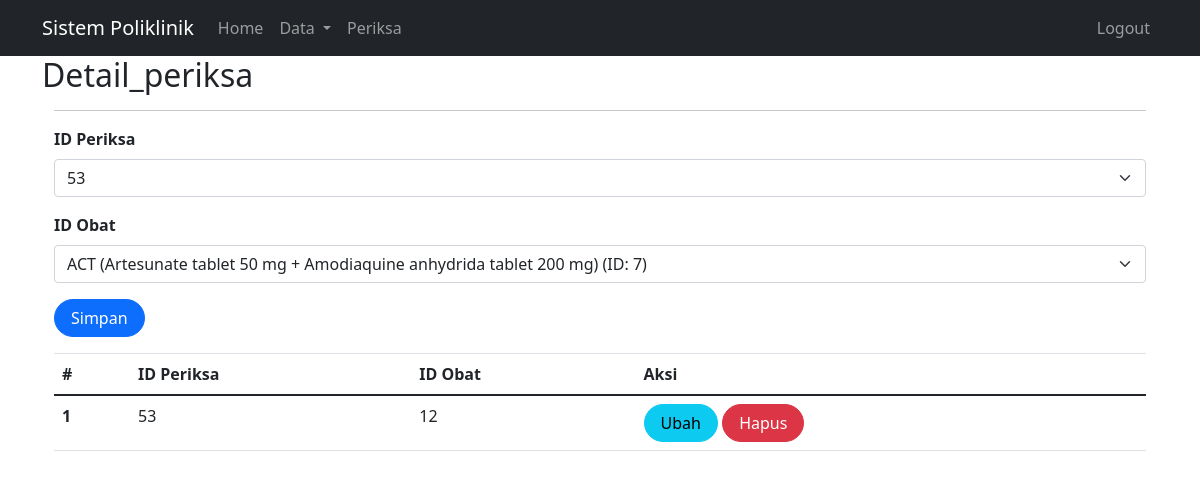
Page /index.php?page=detail_periksa (signed in) on the earlier database version.
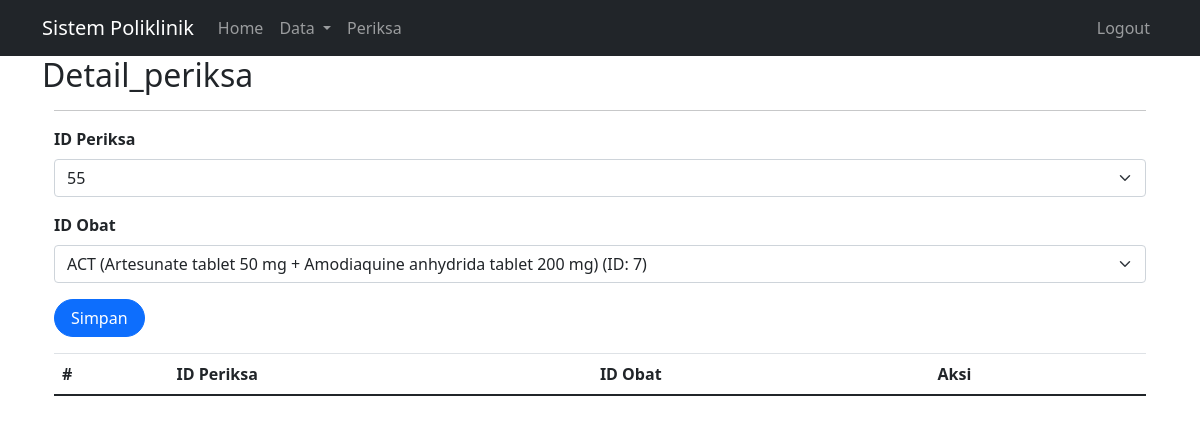
Same page on the later database version.
### tables this page shows
CREATE TABLE `detail_periksa` (
  `id` int(11) NOT NULL,
  `id_periksa` int(11) NOT NULL,
  `id_obat` int(11) NOT NULL
);

### detail_periksa.php (the view, shortened to what this page needs)
<?php
include_once("koneksi.php");
?>
<!DOCTYPE html>
<html lang="en">
<head>
    <link rel="stylesheet" href="assets/css/bootstrap.css">
    <link href="https://cdn.jsdelivr.net/npm/bootstrap@5.0.2/dist/css/bootstrap.min.css"
    rel="stylesheet"
>
</head>
<body>
<div class="container">
    <hr>
    <form class="form row" method="POST" action="" name="myForm" onsubmit="return validate();">
        <?php
        $id_periksa = '';
        $id_obat = '';
        ?>
       <div class="form-group">
    <label for="inputIDPeriksa" class="form-label fw-bold">
    ID Periksa
</label>
<select class="form-select" name="id_periksa" id="inputIDPeriksa">
    <?php
    $resultPeriksa = mysqli_query($mysqli, "SELECT id FROM periksa");
    while ($rowPeriksa = mysqli_fetch_array($resultPeriksa)) {
        echo '<option value="' . $rowPeriksa['id'] . '" ' . ($id_periksa == $rowPeriksa['id'] ? 'selected' : '') . '>'
            . $rowPeriksa['id'] . '</option>';
    }
    ?>
</select>
</div>
<div class="form-group">
    <label for="inputIDObat" class="form-label fw-bold">
        ID Obat
    </label>
    <select class="form-select" name="id_obat" id="inputIDObat">
        <?php
        $resultObat = mysqli_query($mysqli, "SELECT id, nama_obat FROM obat");
        while ($rowObat = mysqli_fetch_array($resultObat)) {
            echo '<option value="' . $rowObat['id'] . '" ' . ($id_obat == $rowObat['id'] ? 'selected' : '') . '>'
                . $rowObat['nama_obat'] . ' (ID: ' . $rowObat['id'] . ')</option>';
        }
        ?>
    </select>
</div>
        <div class="form-group">
            <button type="submit" class="btn btn-primary rounded-pill px-3" name="simpan">Simpan</button>
        </div>
    </form>
    <table class="table table-hover">
        <thead>
            <tr>
                <th scope="col">#</th>
                <th scope="col">ID Periksa</th>
                <th scope="col">ID Obat</th>
                <th scope="col">Aksi</th>
            </tr>
        </thead>
        <tbody>
            <?php
            $result = mysqli_query(
                $mysqli,"SELECT * FROM detail_periksa"
            );
            $no = 1;
            while ($data = mysqli_fetch_array($result)) {
            ?>
                <tr>
                    <th scope="row"><?php echo $no++ ?></th>
                    <td><?php echo $data['id_periksa'] ?></td>
                    <td><?php echo $data['id_obat'] ?></td>
                    <td>
                        <a class="btn btn-info rounded-pill px-3"
                        href="detail_periksa.php?id=<?php echo $data['id'] ?>">Ubah
                        </a>
                        <a class="btn btn-danger rounded-pill px-3"
                        href="detail_periksa.php?id=<?php echo $data['id'] ?>&aksi=hapus">Hapus
                        </a>
                    </td>
                </tr>
            <?php
            }
            ?>
        </tbody>
    </table>
</div>
</body>
</html>

Differences in the rows shown:
removed detail_periksa: id_periksa "53", id_obat "12"
Other differences:
form field id_periksa: "53" → "55"
